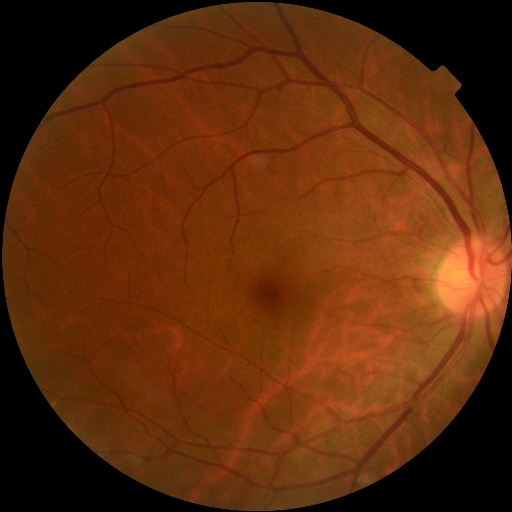
#> input picture sample/007-0008-000.jpg, 512 x 512 px, given in place of 184_left.jpeg, which was not available
$ jupyter execute --allow-errors test_model_for_eyepacs2015.ipynb   (shell and % lines are left out)
#> lines starting #> are read from the running program, lines starting #| are printed output that depends on the picture; after the words box and inside, x2 and y2 are one past the last pixel; in counts of white or black regions, pixels touching at a corner belong together; pictures that were not available may be replaced by others from this repository, and a replacement may not be noted
[cell 1]
import numpy as np
import pandas as pd
import tensorflow as tf
from tensorflow import keras
from tensorflow.keras import layers, models, optimizers, callbacks
from tensorflow.keras.applications import EfficientNetB4
from tensorflow.keras.preprocessing.image import ImageDataGenerator
from tensorflow.keras.models import load_model
import cv2
AUTOTUNE = tf.data.AUTOTUNE
from tensorflow.keras.applications.efficientnet import preprocess_input

import matplotlib.pyplot as plt
import seaborn as sns
from sklearn.model_selection import KFold, StratifiedKFold
from sklearn.metrics import cohen_kappa_score, confusion_matrix, classification_report
from sklearn.model_selection import train_test_split
from sklearn.utils.class_weight import compute_class_weight
from sklearn.metrics import confusion_matrix, classification_report
from sklearn import metrics
import random
import time
import pickle
import os, glob, cv2, numpy as np
from sklearn.metrics import (
    cohen_kappa_score, accuracy_score, f1_score,
    confusion_matrix, classification_report
)

[cell 2]

TARGET_SIZE = 448                  # ảnh đầu ra (h = w = 600)
APPLY_CIRCULAR_MASK = True         # che góc đen
DO_CROP_FOV = True                 # crop sát vùng võng mạc trước khi resize
MARGIN_CIRCLE = 4                  # rìa trống khi vẽ mask tròn
METHOD = "clahe_green"              # "ben_graham" | "clahe_lab" | "clahe_green"
def crop_fov(img, thr=10):
    """Crop sát vùng võng mạc: xác định bbox của các pixel > thr (loại biên đen)."""
    gray = cv2.cvtColor(img, cv2.COLOR_BGR2GRAY)
    mask = gray > thr
    if not np.any(mask):
        return img
    ys, xs = np.where(mask)
    y0, y1 = int(ys.min()), int(ys.max())
    x0, x1 = int(xs.min()), int(xs.max())
    # phòng hờ biên
    y0 = max(0, y0-2); x0 = max(0, x0-2)
    y1 = min(img.shape[0]-1, y1+2); x1 = min(img.shape[1]-1, x1+2)
    return img[y0:y1+1, x0:x1+1]

def apply_circular_mask(img, margin=MARGIN_CIRCLE):
    """Giữ vùng tròn trung tâm, che góc đen cho ảnh võng mạc."""
    h, w = img.shape[:2]
    r = min(h, w)//2 - margin
    if r <= 0:
        return img
    cx, cy = w//2, h//2
    mask = np.zeros((h, w), np.uint8)
    cv2.circle(mask, (cx, cy), r, 255, -1)
    out = cv2.bitwise_and(img, img, mask=mask)
    return out
# [7 lines left out: function preprocess_clahe_lab, not called in this run]

def preprocess_clahe_green(bgr, clip=2.0, tile=(8,8)):
    g = bgr[:, :, 1]
    clahe = cv2.createCLAHE(clipLimit=clip, tileGridSize=tile)
    g2 = clahe.apply(g)
    # replicate sang 3 kênh để giữ đầu vào 3-channels cho backbone
    return cv2.merge([g2, g2, g2])
# [8 lines left out: function preprocess_ben_graham, not called in this run]


def resize_square(img, size=TARGET_SIZE):
    return cv2.resize(img, (size, size), interpolation=cv2.INTER_AREA)

def process_one(img_bgr):
    x = img_bgr
    # 1) Crop vùng FOV (loại viền đen, cắt gọn)
    if DO_CROP_FOV:
        x = crop_fov(x, thr=10)
    # 2) Resize tạm về vuông để mask tròn đẹp
    x = resize_square(x, TARGET_SIZE)
    # 3) Chọn 1 trong các phương pháp tiền xử lý
    if METHOD == "ben_graham":
        x = preprocess_ben_graham(x, sigma=10)
    elif METHOD == "clahe_lab":
        x = preprocess_clahe_lab(x, clip=2.0, tile=(8,8))
    elif METHOD == "clahe_green":
        x = preprocess_clahe_green(x, clip=2.0, tile=(8,8))
    else:
        # không chọn → giữ nguyên
        pass
    # 4) (tuỳ chọn) Circular mask để che góc
    if APPLY_CIRCULAR_MASK:
        x = apply_circular_mask(x, margin=MARGIN_CIRCLE)
    # 5) Đảm bảo kích thước đầu ra
    x = resize_square(x, TARGET_SIZE)
    return x

#> (a cell that did not finish here is left out)

[cell 4]
img = cv2.imread("eyepacs_2015/train/184_left.jpeg", cv2.IMREAD_COLOR)
#> img is the input picture: shape (512, 512, 3); mean B, G, R 11.4, 43.9, 94.7
img =cv2.cvtColor(img,cv2.COLOR_BGR2RGB)
proc = process_one(img)
#> in crop_fov, `gray = cv2.cvtColor(img, cv2.COLOR_BGR2GRAY)`:
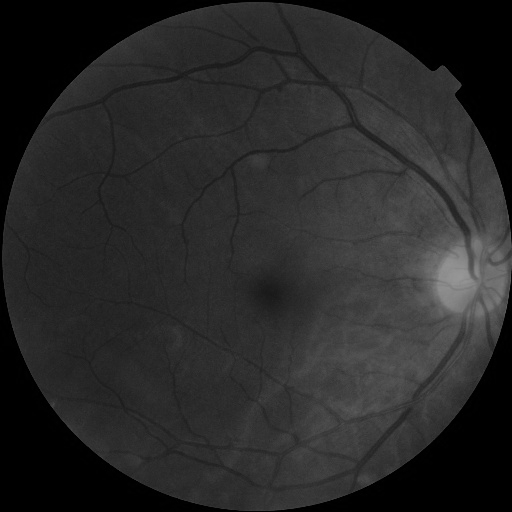
#> gray: shape (512, 512); min 0, max 151, mean 40
#> in crop_fov, `mask = gray > thr`:
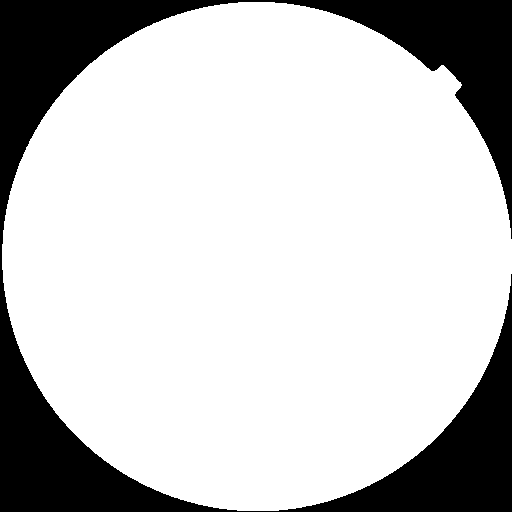
#> mask: shape (512, 512) bool; 78% white; 1 black region, box (x1, y1, x2, y2) and area: (0, 0, 512, 512) 57666
#> in crop_fov, `y0, y1 = int(ys.min()), int(ys.max())`: y0 = 2; y1 = 510
#> in crop_fov, `x0, x1 = int(xs.min()), int(xs.max())`: x0 = 2; x1 = 511
#> in crop_fov, `y0 = max(0, y0 - 2)`: y0 = 0
#> in crop_fov, `y1 = min(img.shape[0] - 1, y1 + 2)`: y1 = 511
#> in resize_square, `return cv2.resize(img, (size, size), interpolation=cv2.INTER_AREA)`:
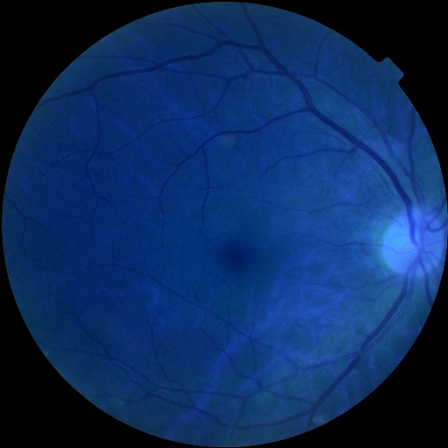
#> returned value: shape (448, 448, 3); mean of channels 0, 1, 2 94.7, 43.9, 11.4; drawn as B, G, R
#> in preprocess_clahe_green, `g2 = clahe.apply(g)`:
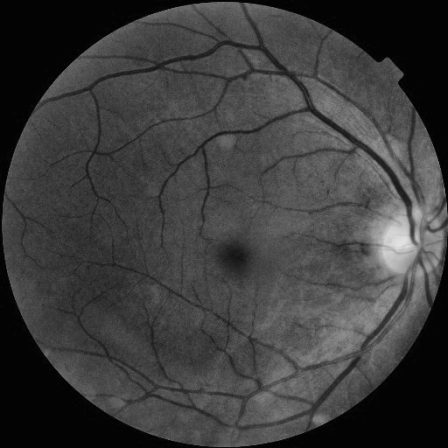
#> g2: shape (448, 448); min 2, max 225, mean 60.1
#> in apply_circular_mask, `cv2.circle(mask, (cx, cy), r, 255, -1)`:
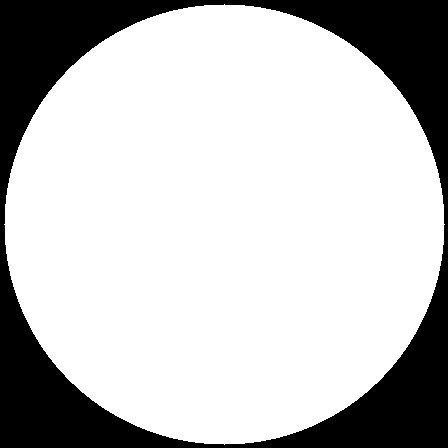
#> mask: shape (448, 448); 75.7% white; 1 black region, box (x1, y1, x2, y2) and area: (0, 0, 448, 448) 48691
#> in apply_circular_mask, `out = cv2.bitwise_and(img, img, mask=mask)`:
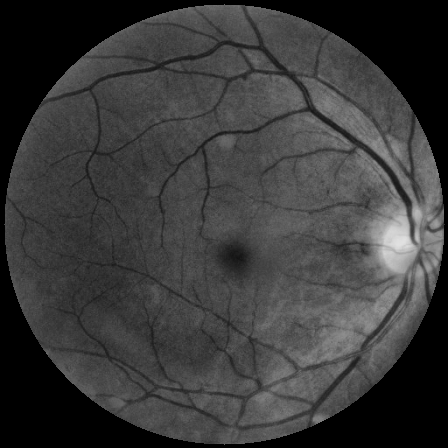
#> out: shape (448, 448, 3); min 0, max 225, mean 57.7
fig, (ax1, ax2) = plt.subplots(1, 2, figsize=(10, 5))

ax1.imshow(img)
ax1.set_title('goc')

ax2.imshow(proc)
ax2.set_title('ben_graham')

plt.show()

$ run again, on sample/007-0009-000.jpg
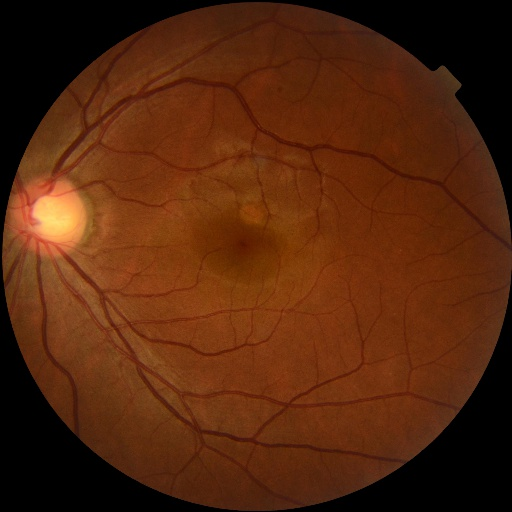
#> input picture sample/007-0009-000.jpg, 512 x 512 px, given in place of 184_left.jpeg, which was not available
#> img is the input picture: shape (512, 512, 3); mean B, G, R 12.7, 38.4, 84.4
#> in crop_fov, `gray = cv2.cvtColor(img, cv2.COLOR_BGR2GRAY)`:
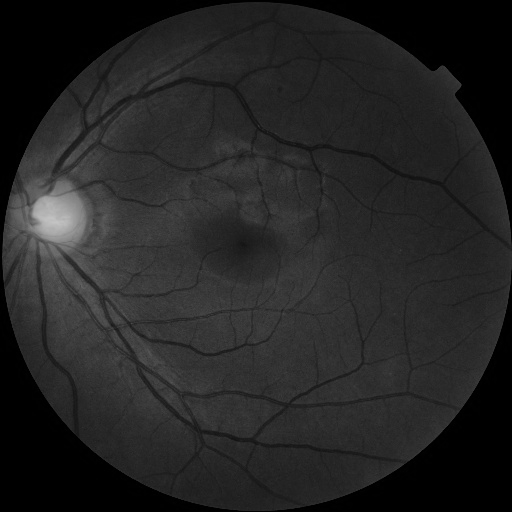
#> gray: shape (512, 512); min 0, max 196, mean 36
#> in crop_fov, `y0, y1 = int(ys.min()), int(ys.max())`: y0 = 2; y1 = 510
#> in crop_fov, `x0, x1 = int(xs.min()), int(xs.max())`: x0 = 2; x1 = 511
#> in crop_fov, `y0 = max(0, y0 - 2)`: y0 = 0
#> in crop_fov, `y1 = min(img.shape[0] - 1, y1 + 2)`: y1 = 511
#> in apply_circular_mask, `out = cv2.bitwise_and(img, img, mask=mask)`:
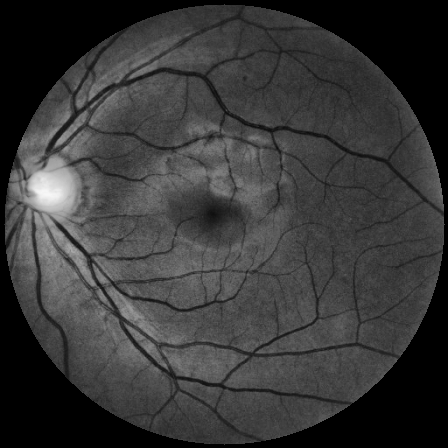
#> out: shape (448, 448, 3); min 0, max 247, mean 55.7

$ run again, on sample/007-0011-000.jpg
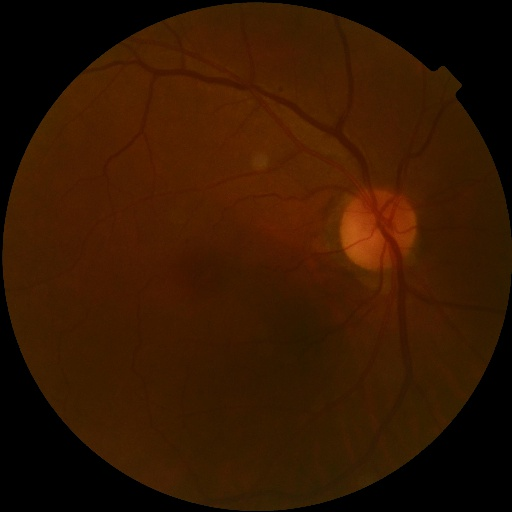
#> input picture sample/007-0011-000.jpg, 512 x 512 px, given in place of 184_left.jpeg, which was not available
#> img is the input picture: shape (512, 512, 3); mean B, G, R 1.1, 23, 53.2
#> in crop_fov, `mask = gray > thr`:
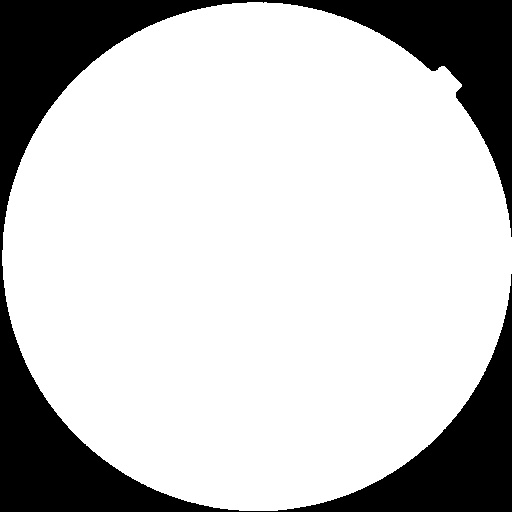
#> mask: shape (512, 512) bool; 77.9% white; 1 black region, box (x1, y1, x2, y2) and area: (0, 0, 512, 512) 57941
#> in crop_fov, `y0, y1 = int(ys.min()), int(ys.max())`: y0 = 2; y1 = 510
#> in crop_fov, `x0, x1 = int(xs.min()), int(xs.max())`: x0 = 2; x1 = 511
#> in crop_fov, `y0 = max(0, y0 - 2)`: y0 = 0
#> in crop_fov, `y1 = min(img.shape[0] - 1, y1 + 2)`: y1 = 511
#> in apply_circular_mask, `out = cv2.bitwise_and(img, img, mask=mask)`:
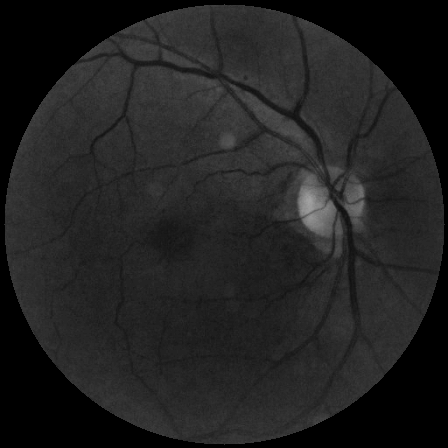
#> out: shape (448, 448, 3); min 0, max 162, mean 33.2
